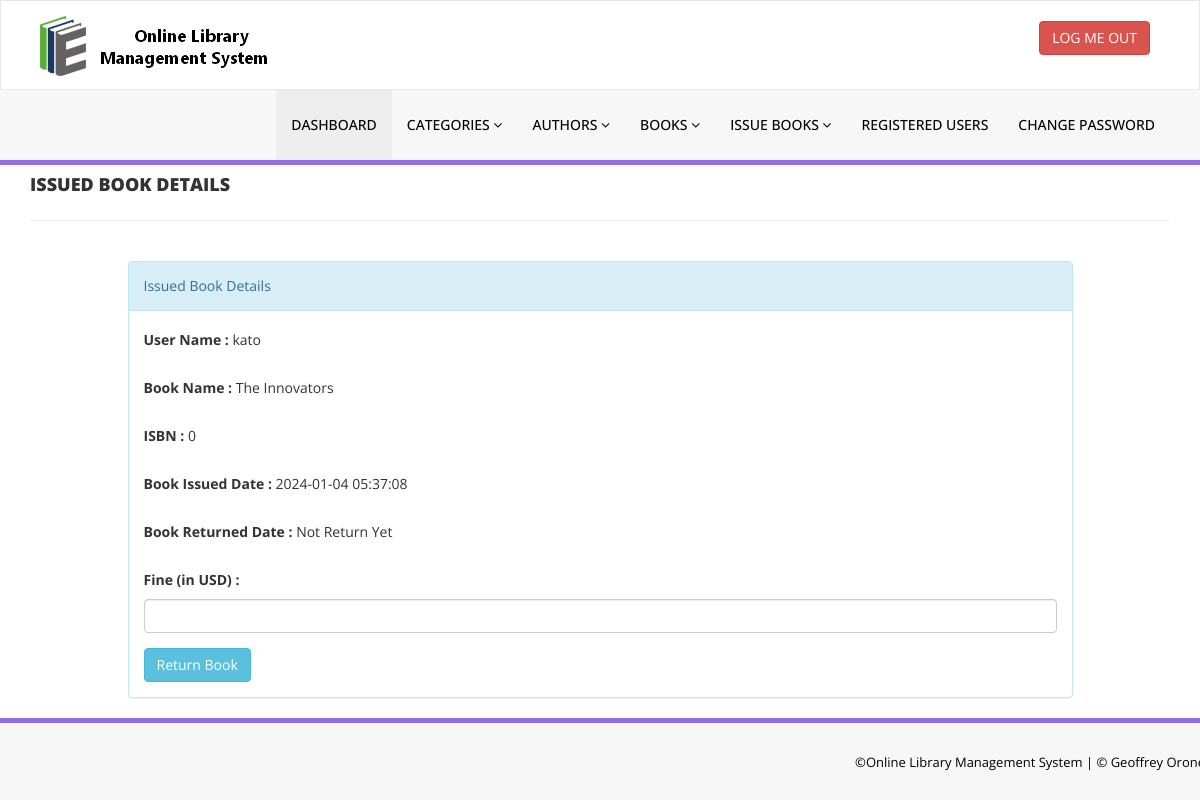
The page /library/admin/update-issue-bookdeails.php?rid=9 (signed in) on the database its author committed.
### tables this page shows
CREATE TABLE IF NOT EXISTS `tblissuedbookdetails` (
  `id` int NOT NULL AUTO_INCREMENT,
  `BookId` int DEFAULT NULL,
  `UserId` varchar(150) DEFAULT NULL,
  `IssuesDate` timestamp NULL DEFAULT CURRENT_TIMESTAMP,
  `ReturnDate` timestamp NULL DEFAULT NULL ON UPDATE CURRENT_TIMESTAMP,
  `RetrunStatus` int DEFAULT NULL,
  `fine` int DEFAULT NULL,
  PRIMARY KEY (`id`)
);

CREATE TABLE IF NOT EXISTS `tblusers` (
  `id` int NOT NULL AUTO_INCREMENT,
  `UserId` varchar(100) DEFAULT NULL,
  `FullName` varchar(120) DEFAULT NULL,
  `EmailId` varchar(120) DEFAULT NULL,
  `MobileNumber` char(11) DEFAULT NULL,
  `Password` varchar(120) DEFAULT NULL,
  `Status` int DEFAULT NULL,
  `RegDate` timestamp NULL DEFAULT CURRENT_TIMESTAMP,
  `UpdationDate` timestamp NULL DEFAULT NULL ON UPDATE CURRENT_TIMESTAMP,
  PRIMARY KEY (`id`),
  UNIQUE KEY `UserId` (`UserId`)
);

CREATE TABLE IF NOT EXISTS `tblbooks` (
  `id` int NOT NULL AUTO_INCREMENT,
  `BookName` varchar(255) DEFAULT NULL,
  `CatId` int DEFAULT NULL,
  `AuthorId` int DEFAULT NULL,
  `ISBNNumber` int DEFAULT NULL,
  `BookPrice` int DEFAULT NULL,
  `RegDate` timestamp NULL DEFAULT CURRENT_TIMESTAMP,
  `UpdationDate` timestamp NULL DEFAULT NULL ON UPDATE CURRENT_TIMESTAMP,
  PRIMARY KEY (`id`)
);

### library/admin/update-issue-bookdeails.php (the view, shortened to what this page needs)
<?php
include('includes/config.php');
if(strlen($_SESSION['alogin'])==0)
    {
header('location:index.php');
}
else{
?>
<!DOCTYPE html>
<html xmlns="http://www.w3.org/1999/xhtml">
<head>
    <link href="assets/css/bootstrap.css" rel="stylesheet" />
    <link href="assets/css/font-awesome.css" rel="stylesheet" />
    <link href="assets/css/style.css" rel="stylesheet" />
</head>
<body>
<?php include('includes/header.php');?>
    <div class="content-wra
    <div class="content-wrapper">
         <div class="container">
        <div class="row pad-botm">
            <div class="col-md-12">
                <h4 class="header-line">Issued Book Details</h4>
                            </div>
</div>
<div class="row">
<div class="col-md-10 col-sm-6 col-xs-12 col-md-offset-1"">
<div class="panel panel-info">
<div class="panel-heading">
Issued Book Details
</div>
<div class="panel-body">
<form role="form" method="post">
<?php
$rid=intval($_GET['rid']);
$sql = "SELECT tblusers.FullName,tblbooks.BookName,tblbooks.ISBNNumber,tblissuedbookdetails.IssuesDate,tblissuedbookdetails.ReturnDate,tblissuedbookdetails.id as rid,tblissuedbookdetails.fine,tblissuedbookdetails.RetrunStatus from  tblissuedbookdetails join tblusers on tblusers.UserId=tblissuedbookdetails.UserId join tblbooks on tblbooks.id=tblissuedbookdetails.BookId where tblissuedbookdetails.id=:rid";
$query = $dbh -> prepare($sql);
$query->bindParam(':rid',$rid,PDO::PARAM_STR);
$query->execute();
$results=$query->fetchAll(PDO::FETCH_OBJ);
if($query->rowCount() > 0)
{
foreach($results as $result)
{               ?>
<div class="form-group">
<label>User Name :</label>
<?php echo htmlentities($result->FullName);?>
</div>
<div class="form-group">
<label>Book Name :</label>
<?php echo htmlentities($result->BookName);?>
</div>
<div class="form-group">
<label>ISBN :</label>
<?php echo htmlentities($result->ISBNNumber);?>
</div>
<div class="form-group">
<label>Book Issued Date :</label>
<?php echo htmlentities($result->IssuesDate);?>
</div>
<div class="form-group">
<label>Book Returned Date :</label>
<?php if($result->ReturnDate=="")
                                            {
                                                echo htmlentities("Not Return Yet");
                                            } else {
                                            echo htmlentities($result->ReturnDate);
}
                                            ?>
</div>
<div class="form-group">
<label>Fine (in USD) :</label>
<?php
if($result->fine=="")
{?>
<input class="form-control" type="text" name="fine" id="fine"  required />
<?php }else {
echo htmlentities($result->fine);
}
?>
</div>
 <?php if($result->RetrunStatus==0){?>
<button type="submit" name="return" id="submit" class="btn btn-info">Return Book </button>
 </div>
<?php }}} ?>
                            </div>
                        </div>
                            </div>
        </div>
    </div>
  <?php include('includes/footer.php');?>
</body>
</html>
<?php } ?>

### library/admin/assets/css/style.css (style rules this page uses)
.header-line { font-weight:900; padding-bottom:25px; border-bottom:1px solid #eeeeee; text-transform:uppercase; }
.pad-botm { padding-bottom:30px; }

### rows shown on the page
tblissuedbookdetails: tblusers.FullName "kato", BookId.BookName "The Innovators", BookId.ISBNNumber "0", IssuesDate "2024-01-04 05:37:08", shows "Return Book"
